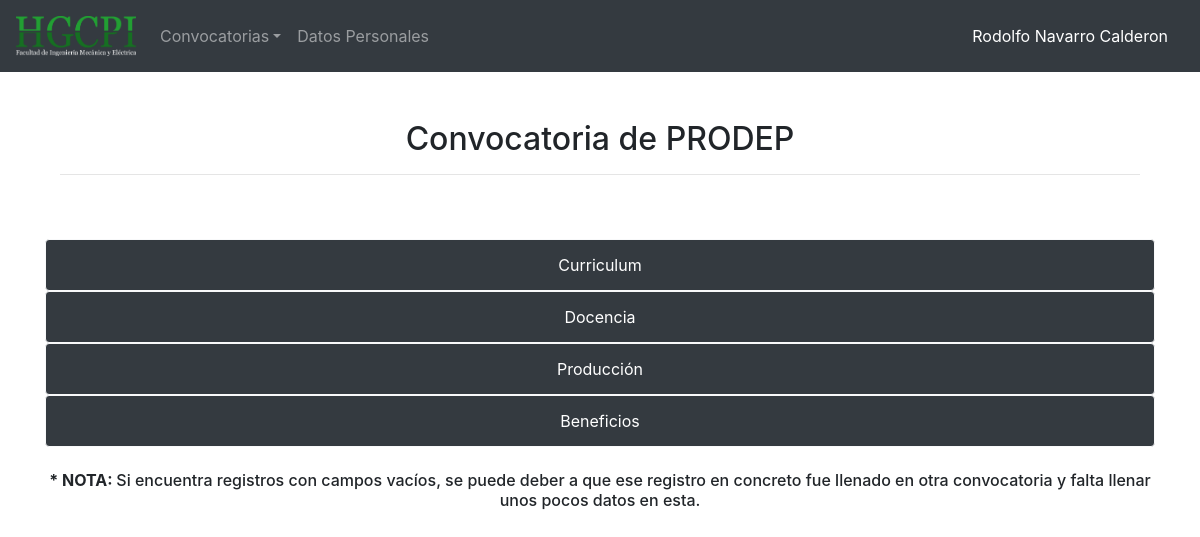
Page /prodep.php (signed in) on the committed database.
### tables this page shows
CREATE TABLE `usuario` (
  `idusuario` int(11) NOT NULL,
  `nombre` varchar(45) DEFAULT NULL,
  `ap_paterno` varchar(45) DEFAULT NULL,
  `ap_materno` varchar(45) DEFAULT NULL,
  `titulo` varchar(45) DEFAULT NULL,
  `curp` varchar(45) DEFAULT NULL,
  `rfc` varchar(45) DEFAULT NULL,
  `numero_cvu` varchar(45) DEFAULT NULL,
  `orcid` varchar(45) DEFAULT NULL,
  `fecha_nacimiento` date DEFAULT NULL,
  `sexo` varchar(45) DEFAULT NULL,
  `nacionalidad` varchar(45) DEFAULT NULL,
  `ciudad_nacimiento` varchar(45) DEFAULT NULL,
  `estado_civil` varchar(45) DEFAULT NULL,
  `telefono_particular` varchar(45) DEFAULT NULL,
  `telefono_movil` varchar(45) DEFAULT NULL,
  `correo_electronico_personal` varchar(45) DEFAULT NULL,
  `correo_instititucional` varchar(45) DEFAULT NULL,
  `num_emp` varchar(45) DEFAULT NULL,
  `calle_dom` varchar(45) DEFAULT NULL,
  `numero_exterior_dom` varchar(45) DEFAULT NULL,
  `numero_interior_dom` varchar(45) DEFAULT NULL,
  `colonia_residencia` varchar(100) DEFAULT NULL,
  `pais_residencia` varchar(100) DEFAULT NULL,
  `estado_residencia` varchar(100) DEFAULT NULL,
  `codigo_postal_dom` varchar(45) DEFAULT NULL,
  `ciudad_residencia` varchar(100) DEFAULT NULL,
  `ies_adscripcion` varchar(100) DEFAULT NULL,
  `cantidad_de_ingresos` int(11) DEFAULT NULL,
  `clave` varchar(100) DEFAULT NULL,
  `tipo_usuario` varchar(45) DEFAULT NULL
);

### prodep.php (the view, shortened to what this page needs)
<?php
  $conexion=mysqli_connect('localhost','root','','hgcpi');
  $usuario = $_SESSION['usuario'];
  $sql="SELECT * FROM usuario WHERE idusuario='$usuario'";
  $result=mysqli_query($conexion,$sql);
  $mostrar=mysqli_fetch_array($result);
 ?>
<!DOCTYPE html>
<html lang="es">
<head>
    <link rel="stylesheet" type="text/css" href="css/bootstrap.min.css">
    <link rel="stylesheet" type="text/css" href="http://code.jquery.com/ui/1.10.3/themes/flick/jquery-ui.min.css">
    <link rel="stylesheet" href="https://use.fontawesome.com/releases/v5.8.1/css/all.css">
</head>
<body>
    <header>
              <nav class="navbar navbar-expand-lg navbar-dark bg-dark">
                  <a class="navbar-brand" href="index.php"><img src="img/logo.png" width="120" height="40" class="d-inline-block align-top"></a>
                  <div class="collapse navbar-collapse" id="navbarNavAltMarkup">
                    <ul class="navbar-nav mr-auto">
                      <li class="nav-item dropdown">
                        <a class="nav-link dropdown-toggle" href="#" id="navbarDropdownMenuLink" role="button" data-toggle="dropdown" aria-haspopup="true" aria-expanded="false">Convocatorias</a>
                      </li>
                      <li class="nav-item">
                      <a class="nav-link" href="perfil.php#datos">Datos Personales</a>
                      </li>
                    </ul>
                      <span class="navbar-text"><a class="nav-link" href="perfil.php"><?php echo $mostrar['nombre']." ".$mostrar['ap_paterno']." ".$mostrar['ap_materno']; ?></a></span>
                  </div>
            </nav>
    </header>
        <div class="container">
            <div class="row-mt-4">
                <div class="col-12">
                    <br><br>
                    <h2><center>Convocatoria de PRODEP</center></h2>
                    <hr><br>
                </div>
            </div>
        </div>
        <div class="container">
            <div class="row mt-4">
                <div class="col-12">
                    <div id="accordion">
                <div class="card border-0">
                  <div class="btn btn-dark border-light" id="header1">
                      <a class="btn" data-toggle="collapse" data-target="#collapse1" aria-expanded="true" aria-controls="collapse1">Curriculum</a>
                  </div>
                                    <div class="btn btn-dark border-light" id="header2">
                      <a class="btn" data-toggle="collapse" data-target="#collapse2" aria-expanded="true" aria-controls="collapse2">Docencia</a>
                  </div>
                                    <div class="btn btn-dark border-light" id="header3">
                      <a class="btn" data-toggle="collapse" data-target="#collapse3" aria-expanded="true" aria-controls="collapse3">Producción</a>
                  </div>
                                    <div class="btn btn-dark border-light" id="header4">
                      <a class="btn" data-toggle="collapse" data-target="#collapse4" aria-expanded="true" aria-controls="collapse4">Beneficios</a>
                  </div>
        </div>
            <br>
            <center><h6><b>* NOTA: </b>Si encuentra registros con campos vacíos, se puede deber a que ese registro en concreto fue llenado en otra convocatoria y falta llenar unos pocos datos en esta.</h6></center>
</body>
</html>

### rows in the picture
usuario: nombre "Rodolfo", ap_paterno "Navarro", ap_materno "Calderon"
